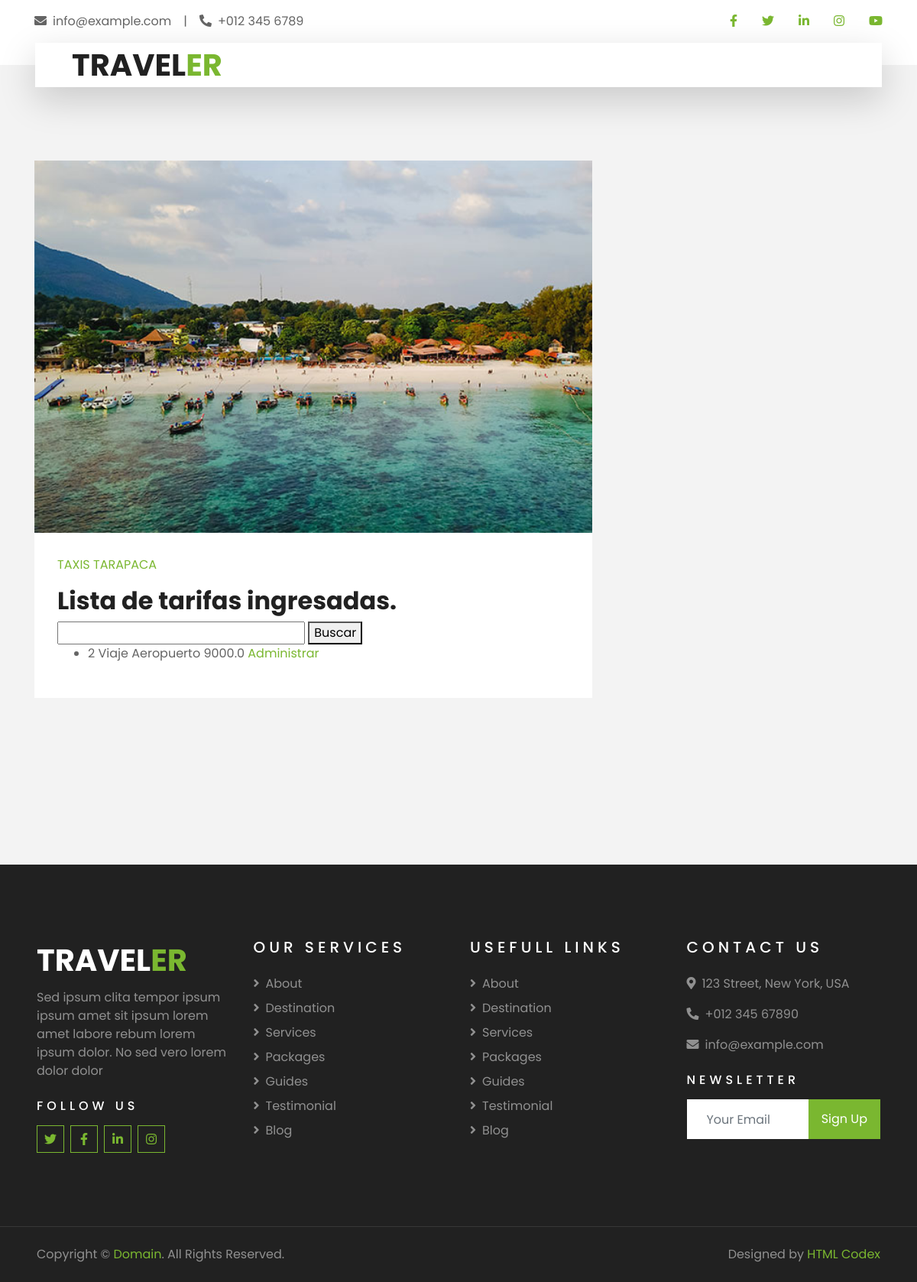
The page /es/scr_btar/ (signed in) on the database as committed earlier.
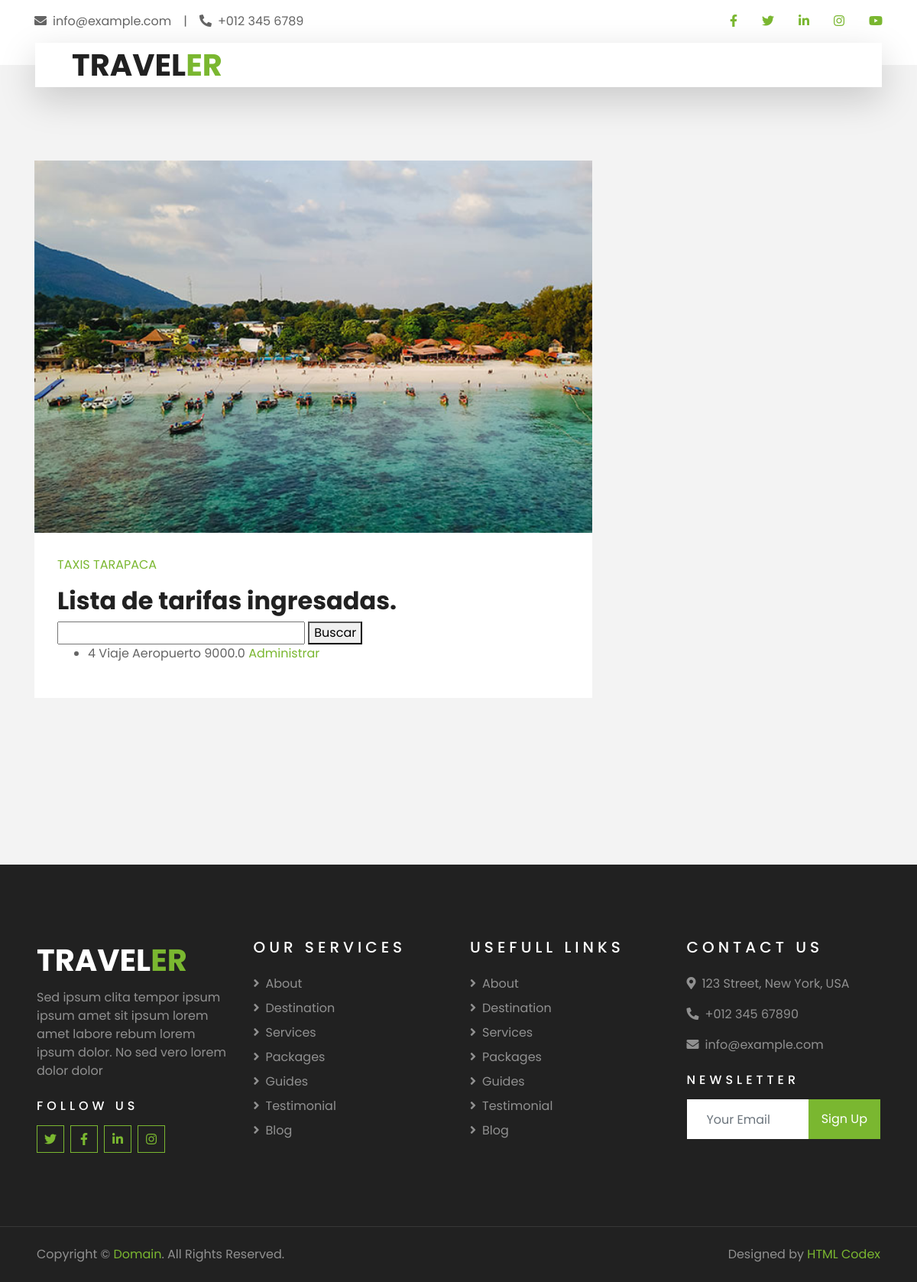
The same page on the database as committed later.
### Gestion_viajes/models.py (models this page shows, shortened)
class Tarifa(models.Model):
    id = models.AutoField(primary_key=True,unique=True)
    nombre = models.CharField(max_length=54,blank=True,null=True)
    tipo_tarifa = models.ForeignKey(TiposTarifa,on_delete=models.SET_NULL,blank=True,null=True,default=None)
    convenio = models.ForeignKey(Convenio,on_delete=models.SET_NULL,blank=True,null=True,default=None)
    monto_tarifa = models.FloatField(null=True,blank=True)
    deleted_at = models.DateTimeField(null=True,blank=True)
    created_at = models.DateTimeField(null=True,blank=True)

### Gestion_viajes/views.py (the view)
# urls.py: path("scr_btar/",views.scr_buscar_tarifas,name='scr_buscar_tarifas'),
def scr_buscar_tarifas(request):
    usuario = request.session.get('user',None)
    if usuario is not None:
        if request.method == "GET":
            form = BusquedaTarifaForm(request.GET)
            tarifas = Tarifa.objects.filter(deleted_at=None)
            context = {'form':form,'tarifas':tarifas}
            if form.is_valid():
                try:
                    busqueda = form.cleaned_data['busqueda'].lower()
                except:
                    busqueda = form.cleaned_data['busqueda'].lower()
                try:
                    tarifas = Tarifa.objects.filter(id=busqueda)
                    context = {'form':form,'tarifas':tarifas}
                except:
                    tarifas = None
                if tarifas is None:
                    try:
                        tarifas = Tarifa.objects.filter(nombre__icontains=busqueda)
                        context = {'form':form,'tarifas':tarifas}
                    except:
                        tarifas = None
                if tarifas is None:
                    tarifas = Tarifa.objects.filter(deleted_at=None)
                    err = "No se encontraron tarifas con la busqueda especificada."
                    context = {'form':form,'tarifas':tarifas,'error':err}
                return render(request,'Gestion_viajes/scr_admin_tarifas.html',context)
            else:
                form = BusquedaTarifaForm()
                tarifas = Tarifa.objects.filter(deleted_at=None)
                context = {'form':form,'tarifas':tarifas}
                return render(request,'Gestion_viajes/scr_admin_tarifas.html',context)
        else:
                form = BusquedaTarifaForm()
                tarifas = Tarifa.objects.filter(deleted_at=None)
                context = {'form':form,'tarifas':tarifas}
                return render(request,'Gestion_viajes/scr_admin_tarifas.html',context)
    else:
        return render(request,'Gestion_viajes/err_frb.html')

### Gestion_viajes/forms.py
class BusquedaTarifaForm(forms.Form):
    busqueda = forms.CharField(label='Buscar Tarifa', max_length=100, required=False)

### Taxis_tarapaca/templates/Gestion_viajes/scr_admin_tarifas.html (shortened to what this page needs)
{% extends "secretarias_page.html" %}
{% load cms_tags %}
{% block content %}
    <div class="taxistas-lista">
        <h2>Lista de tarifas ingresadas.</h2>
        <form method="get" action="{% url 'scr_buscar_tarifas' %}">
            {{ form.busqueda }}
            <button type="submit">Buscar</button>
        </form>
        {% if tarifas %}
            <ul>
                {% for tarifa in tarifas %}
                    <li>{{ tarifa.id }} {{ tarifa.nombre }} {{ tarifa.monto_tarifa }}
                        <a href = "{% url 'scr_ver_datos_tarifa' id_tarifa=tarifa.id %}">Administrar</a>
                    </li>
                {% endfor %}
            </ul>
        {% else %}
            <p>No hay tarifas registradas.</p>
        {% endif %}
    </div>
{% endblock content %}

### Taxis_tarapaca/templates/secretarias_page.html (shortened to what this page needs)
{% load cms_tags menu_tags sekizai_tags static %}
<!doctype html>
<html>
    <head>
        <link rel="stylesheet" type="text/css" href="{% static 'Gestion_viajes/css/base.css' %}">
        <link href="https://cdnjs.cloudflare.com/ajax/libs/font-awesome/5.10.0/css/all.min.css" rel="stylesheet">
        <link href="{% static 'lib/owlcarousel/assets/owl.carousel.min.css" rel="stylesheet' %}">
        <link href="{% static 'lib/tempusdominus/css/tempusdominus-bootstrap-4.min.css" rel="stylesheet' %}"/>
    </head>
    <body>
        <div class="container-fluid bg-light pt-3 d-none d-lg-block">
            <div class="container">
                <div class="row">
                    <div class="col-lg-6 text-center text-lg-left mb-2 mb-lg-0">
                        <div class="d-inline-flex align-items-center">
                            <p><i class="fa fa-envelope mr-2"></i>info@example.com</p>
                            <p class="text-body px-3">|</p>
                            <p><i class="fa fa-phone-alt mr-2"></i>+012 345 6789</p>
                        </div>
                    </div>
                    <div class="col-lg-6 text-center text-lg-right">
                        <div class="d-inline-flex align-items-center">
                            <a class="text-primary px-3" href="">
                                <i class="fab fa-facebook-f"></i>
                            </a>
                            <a class="text-primary px-3" href="">
                                <i class="fab fa-twitter"></i>
                            </a>
                            <a class="text-primary px-3" href="">
                                <i class="fab fa-linkedin-in"></i>
                            </a>
                            <a class="text-primary px-3" href="">
                                <i class="fab fa-instagram"></i>
                            </a>
                            <a class="text-primary pl-3" href="">
                                <i class="fab fa-youtube"></i>
                            </a>
                        </div>
                    </div>
                </div>
            </div>
        </div>
        <div class="container-fluid position-relative nav-bar p-0">
            <div class="container-lg position-relative p-0 px-lg-3" style="z-index: 9;">
                <nav class="navbar navbar-expand-lg bg-light navbar-light shadow-lg py-3 py-lg-0 pl-3 pl-lg-5">
                    <a href="" class="navbar-brand">
                        <h1 class="m-0 text-primary"><span class="text-dark">TRAVEL</span>ER</h1>
                    </a>
                </nav>
            </div>
        </div>
        <div class="container-fluid py-5">
            <div class="container py-5">
                <div class="row">
                    <div class="col-lg-8">
                        <div class="pb-3">
                            <div class="blog-item">
                                <div class="position-relative">
                                    <img class="img-fluid w-100" src="img/blog-1.jpg" alt="">
                                </div>
                            </div>
                            <div class="bg-white mb-3" style="padding: 30px;">
                                <div class="d-flex mb-3">
                                    <a class="text-primary text-uppercase text-decoration-none" href="">Taxis Tarapaca</a>
                                </div>
                                {% block content %}{% endblock content %}
                            </div>
                        </div>
                    </div>
                </div>
            </div>
        </div>
        <div class="container-fluid bg-dark text-white-50 py-5 px-sm-3 px-lg-5" style="margin-top: 90px;">
            <div class="row pt-5">
                <div class="col-lg-3 col-md-6 mb-5">
                    <a href="" class="navbar-brand">
                        <h1 class="text-primary"><span class="text-white">TRAVEL</span>ER</h1>
                    </a>
                    <p>Sed ipsum clita tempor ipsum ipsum amet sit ipsum lorem amet labore rebum lorem ipsum dolor. No sed vero lorem dolor dolor</p>
                    <h6 class="text-white text-uppercase mt-4 mb-3" style="letter-spacing: 5px;">Follow Us</h6>
                    <div class="d-flex justify-content-start">
                        <a class="btn btn-outline-primary btn-square mr-2" href="#"><i class="fab fa-twitter"></i></a>
                        <a class="btn btn-outline-primary btn-square mr-2" href="#"><i class="fab fa-facebook-f"></i></a>
                        <a class="btn btn-outline-primary btn-square mr-2" href="#"><i class="fab fa-linkedin-in"></i></a>
                        <a class="btn btn-outline-primary btn-square" href="#"><i class="fab fa-instagram"></i></a>
                    </div>
                </div>
                <div class="col-lg-3 col-md-6 mb-5">
                    <h5 class="text-white text-uppercase mb-4" style="letter-spacing: 5px;">Our Services</h5>
                    <div class="d-flex flex-column justify-content-start">
                        <a class="text-white-50 mb-2" href="#"><i class="fa fa-angle-right mr-2"></i>About</a>
                        <a class="text-white-50 mb-2" href="#"><i class="fa fa-angle-right mr-2"></i>Destination</a>
                        <a class="text-white-50 mb-2" href="#"><i class="fa fa-angle-right mr-2"></i>Services</a>
                        <a class="text-white-50 mb-2" href="#"><i class="fa fa-angle-right mr-2"></i>Packages</a>
                        <a class="text-white-50 mb-2" href="#"><i class="fa fa-angle-right mr-2"></i>Guides</a>
                        <a class="text-white-50 mb-2" href="#"><i class="fa fa-angle-right mr-2"></i>Testimonial</a>
                        <a class="text-white-50" href="#"><i class="fa fa-angle-right mr-2"></i>Blog</a>
                    </div>
                </div>
                <div class="col-lg-3 col-md-6 mb-5">
                    <h5 class="text-white text-uppercase mb-4" style="letter-spacing: 5px;">Usefull Links</h5>
                    <div class="d-flex flex-column justify-content-start">
                        <a class="text-white-50 mb-2" href="#"><i class="fa fa-angle-right mr-2"></i>About</a>
                        <a class="text-white-50 mb-2" href="#"><i class="fa fa-angle-right mr-2"></i>Destination</a>
                        <a class="text-white-50 mb-2" href="#"><i class="fa fa-angle-right mr-2"></i>Services</a>
                        <a class="text-white-50 mb-2" href="#"><i class="fa fa-angle-right mr-2"></i>Packages</a>
                        <a class="text-white-50 mb-2" href="#"><i class="fa fa-angle-right mr-2"></i>Guides</a>
                        <a class="text-white-50 mb-2" href="#"><i class="fa fa-angle-right mr-2"></i>Testimonial</a>
                        <a class="text-white-50" href="#"><i class="fa fa-angle-right mr-2"></i>Blog</a>
                    </div>
                </div>
                <div class="col-lg-3 col-md-6 mb-5">
                    <h5 class="text-white text-uppercase mb-4" style="letter-spacing: 5px;">Contact Us</h5>
                    <p><i class="fa fa-map-marker-alt mr-2"></i>123 Street, New York, USA</p>
                    <p><i class="fa fa-phone-alt mr-2"></i>+012 345 67890</p>
                    <p><i class="fa fa-envelope mr-2"></i>info@example.com</p>
                    <h6 class="text-white text-uppercase mt-4 mb-3" style="letter-spacing: 5px;">Newsletter</h6>
                    <div class="w-100">
                        <div class="input-group">
                            <input type="text" class="form-control border-light" style="padding: 25px;" placeholder="Your Email">
                            <div class="input-group-append">
                                <button class="btn btn-primary px-3">Sign Up</button>
                            </div>
                        </div>
                    </div>
                </div>
            </div>
        </div>
        <div class="container-fluid bg-dark text-white border-top py-4 px-sm-3 px-md-5" style="border-color: rgba(256, 256, 256, .1) !important;">
            <div class="row">
                <div class="col-lg-6 text-center text-md-left mb-3 mb-md-0">
                    <p class="m-0 text-white-50">Copyright &copy; <a href="#">Domain</a>. All Rights Reserved.</a>
                    </p>
                </div>
                <div class="col-lg-6 text-center text-md-right">
                    <p class="m-0 text-white-50">Designed by <a href="https://htmlcodex.com">HTML Codex</a>
                    </p>
                </div>
            </div>
        </div>
    </body>
</html>

Rows that differ between the two databases and show on the page:
removed Tarifa: id "2", nombre "Viaje Aeropuerto", monto_tarifa "9000.0"
added Tarifa: id "4", nombre "Viaje Aeropuerto", monto_tarifa "9000.0"
